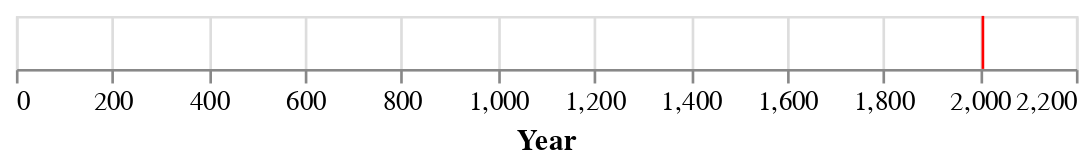

The notebook cell saved with this chart:
### Code cell
mark_vertical_line(2007).display()

### Figure 1 — Vega-Lite specification as saved in the notebook (floating-point values rounded to 4 significant figures)
{"config": {"view": {"continuousWidth": 400, "continuousHeight": 300}}, "data": {"name": "data-d8e5274452d99c7a9e201f0b6569eb79"}, "mark": {"type": "rule", "color": "red"}, "encoding": {"x": {"type": "quantitative", "field": "Year"}}, "$schema": "https://vega.github.io/schema/vega-lite/v4.8.1.json", "datasets": {"data-d8e5274452d99c7a9e201f0b6569eb79": [{"Year": 2007}]}}
